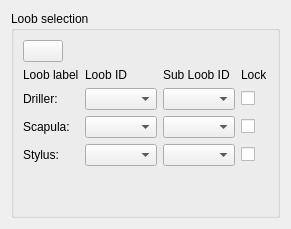
      <widget class="QWidget" name="General_settings">
       <attribute name="title">
        <string>General settings</string>
       </attribute>
       <layout class="QVBoxLayout" name="verticalLayout_20">
        <item>
         <widget class="QGroupBox" name="groupBox">
          <property name="title">
           <string>Loob selection</string>
          </property>
          <layout class="QVBoxLayout" name="verticalLayout_4">
           <item>
            <layout class="QHBoxLayout" name="horizontalLayout_34">
             <item>
              <widget class="QPushButton" name="pushButton_update_loob_list">
               <property name="text">
                <string/>
               </property>
               <property name="icon">
                <iconset>
                 <normaloff>../../../../../../.designer/backup/icon/refresh.png</normaloff>
                 <activeon>../../../../../../.designer/backup/icon/refresh.png</activeon>../../../../../../.designer/backup/icon/refresh.png</iconset>
               </property>
              </widget>
             </item>
             <item>
              <spacer name="horizontalSpacer_31">
               <property name="orientation">
                <enum>Qt::Horizontal</enum>
               </property>
               <property name="sizeHint" stdset="0">
                <size>
                 <width>40</width>
                 <height>20</height>
                </size>
               </property>
              </spacer>
             </item>
            </layout>
           </item>
           <item>
            <layout class="QGridLayout" name="gridLayout">
             <item row="1" column="2">
              <widget class="QComboBox" name="comboBox_subloob_driller">
               <property name="layoutDirection">
                <enum>Qt::LeftToRight</enum>
               </property>
              </widget>
             </item>
             <item row="0" column="2">
              <widget class="QLabel" name="label_24">
               <property name="text">
                <string>Sub Loob ID</string>
               </property>
              </widget>
             </item>
             <item row="3" column="2">
              <widget class="QComboBox" name="comboBox_subloob_stylus">
               <property name="layoutDirection">
                <enum>Qt::LeftToRight</enum>
               </property>
              </widget>
             </item>
             <item row="2" column="1">
              <widget class="QComboBox" name="comboBox_loob_scapula">
               <property name="layoutDirection">
                <enum>Qt::LeftToRight</enum>
               </property>
              </widget>
             </item>
             <item row="1" column="1">
              <widget class="QComboBox" name="comboBox_loob_driller">
               <property name="layoutDirection">
                <enum>Qt::LeftToRight</enum>
               </property>
              </widget>
             </item>
             <item row="1" column="0">
              <widget class="QLabel" name="label">
               <property name="text">
                <string>Driller:</string>
               </property>
              </widget>
             </item>
             <item row="0" column="1">
              <widget class="QLabel" name="label_18">
               <property name="text">
                <string>Loob ID</string>
               </property>
              </widget>
             </item>
             <item row="2" column="2">
              <widget class="QComboBox" name="comboBox_subloob_scapula">
               <property name="layoutDirection">
                <enum>Qt::LeftToRight</enum>
               </property>
              </widget>
             </item>
             <item row="2" column="0">
              <widget class="QLabel" name="label_2">
               <property name="text">
                <string>Scapula:</string>
               </property>
              </widget>
             </item>
             <item row="0" column="0">
              <widget class="QLabel" name="label_17">
               <property name="text">
                <string>Loob label</string>
               </property>
              </widget>
             </item>
             <item row="3" column="1">
              <widget class="QComboBox" name="comboBox_loob_stylus">
               <property name="layoutDirection">
                <enum>Qt::LeftToRight</enum>
               </property>
              </widget>
             </item>
             <item row="2" column="3">
              <widget class="QCheckBox" name="checkBox_lock_scapula">
               <property name="text">
                <string/>
               </property>
              </widget>
             </item>
             <item row="1" column="3">
              <widget class="QCheckBox" name="checkBox_lock_driller">
               <property name="text">
                <string/>
               </property>
              </widget>
             </item>
             <item row="0" column="3">
              <widget class="QLabel" name="label_21">
               <property name="text">
                <string>Lock</string>
               </property>
              </widget>
             </item>
             <item row="3" column="3">
              <widget class="QCheckBox" name="checkBox_lock_stylus">
               <property name="text">
                <string/>
               </property>
              </widget>
             </item>
             <item row="3" column="0">
              <widget class="QLabel" name="label_23">
               <property name="text">
                <string>Stylus:</string>
               </property>
              </widget>
             </item>
            </layout>
           </item>
           <item>
            <spacer name="verticalSpacer_7">
             <property name="orientation">
              <enum>Qt::Vertical</enum>
             </property>
             <property name="sizeHint" stdset="0">
              <size>
               <width>20</width>
               <height>40</height>
              </size>
             </property>
            </spacer>
           </item>
          </layout>
         </widget>
        </item>
       </layout>
      </widget>
